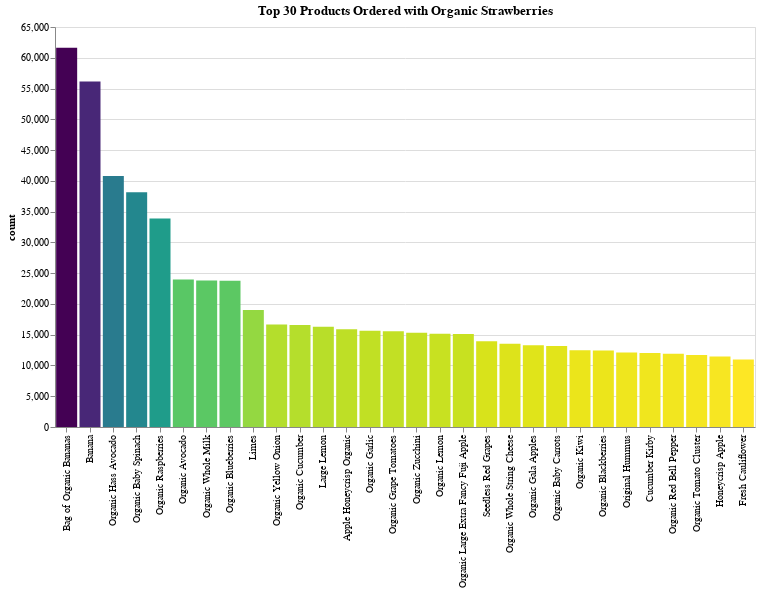

Notebook code cell kept with this figure:
### Code cell
chart_title = "Top 30 Products Ordered with Organic Strawberries"
x_label = "index:O"
y_label = 'count:Q'
pct_of_orders = 'pct_orders:Q'
product_num = 'product_num:O'

alt.Chart(top_items_org_strawb_df).mark_bar().encode(
    alt.X(x_label, bin=False, sort=org_straw_order_list, title=""),
    alt.Y(y_label),
#     alt.ColorValue('darkorange'),
#     color = alt.Color('order_hour_of_day', alt.ColorValue("blue")),
#     color='orange',
    color = alt.Color(y_label, legend=None, sort="descending", scale=alt.Scale(scheme='viridis')),
    tooltip=[alt.Tooltip(x_label, title="Item"), alt.Tooltip(y_label), alt.Tooltip(pct_of_orders), alt.Tooltip(product_num)]
    ).properties(title=chart_title, width=700, height=400)

### Figure 1 — Vega-Lite specification as saved in the notebook (floating-point values rounded to 4 significant figures)
{"$schema": "https://vega.github.io/schema/vega-lite/v2.6.0.json", "config": {"background": "white", "view": {"height": 300, "width": 400}}, "data": {"name": "data-591a8602ad6fe89a7c7cbaa89b19a016"}, "datasets": {"data-591a8602ad6fe89a7c7cbaa89b19a016": [{"count": 61628, "index": "Bag of Organic Bananas", "pct_orders": 23.28, "product_num": 13176}, {"count": 56156, "index": "Banana", "pct_orders": 21.22, "product_num": 24852}, {"count": 40794, "index": "Organic Hass Avocado", "pct_orders": 15.41, "product_num": 47209}, {"count": 38134, "index": "Organic Baby Spinach", "pct_orders": 14.41, "product_num": 21903}, {"count": 33863, "index": "Organic Raspberries", "pct_orders": 12.79, "product_num": 27966}, {"count": 23984, "index": "Organic Avocado", "pct_orders": 9.06, "product_num": 47766}, {"count": 23813, "index": "Organic Whole Milk", "pct_orders": 9, "product_num": 27845}, {"count": 23756, "index": "Organic Blueberries", "pct_orders": 8.98, "product_num": 39275}, {"count": 18999, "index": "Limes", "pct_orders": 7.18, "product_num": 26209}, {"count": 16651, "index": "Organic Yellow Onion", "pct_orders": 6.29, "product_num": 22935}, {"count": 16555, "index": "Organic Cucumber", "pct_orders": 6.25, "product_num": 30391}, {"count": 16305, "index": "Large Lemon", "pct_orders": 6.16, "product_num": 47626}, {"count": 15870, "index": "Apple Honeycrisp Organic", "pct_orders": 6, "product_num": 8277}, {"count": 15627, "index": "Organic Garlic", "pct_orders": 5.9, "product_num": 24964}, {"count": 15573, "index": "Organic Grape Tomatoes", "pct_orders": 5.88, "product_num": 40706}, {"count": 15320, "index": "Organic Zucchini", "pct_orders": 5.79, "product_num": 45007}, {"count": 15152, "index": "Organic Lemon", "pct_orders": 5.72, "product_num": 5876}, {"count": 15113, "index": "Organic Large Extra Fancy Fuji Apple", "pct_orders": 5.71, "product_num": 19057}, {"count": 13935, "index": "Seedless Red Grapes", "pct_orders": 5.26, "product_num": 4920}, {"count": 13513, "index": "Organic Whole String Cheese", "pct_orders": 5.11, "product_num": 22035}, {"count": 13298, "index": "Organic Gala Apples", "pct_orders": 5.02, "product_num": 37646}, {"count": 13156, "index": "Organic Baby Carrots", "pct_orders": 4.97, "product_num": 42265}, {"count": 12486, "index": "Organic Kiwi", "pct_orders": 4.72, "product_num": 39928}, {"count": 12444, "index": "Organic Blackberries", "pct_orders": 4.7, "product_num": 26604}, {"count": 12124, "index": "Original Hummus", "pct_orders": 4.58, "product_num": 30489}, {"count": 12045, "index": "Cucumber Kirby", "pct_orders": 4.55, "product_num": 49683}, {"count": 11913, "index": "Organic Red Bell Pepper", "pct_orders": 4.5, "product_num": 10749}, {"count": 11680, "index": "Organic Tomato Cluster", "pct_orders": 4.41, "product_num": 41950}, {"count": 11465, "index": "Honeycrisp Apple", "pct_orders": 4.33, "product_num": 45066}, {"count": 10976, "index": "Fresh Cauliflower", "pct_orders": 4.15, "product_num": 27104}]}, "encoding": {"color": {"field": "count", "legend": null, "scale": {"scheme": "viridis"}, "sort": "descending", "type": "quantitative"}, "tooltip": [{"field": "index", "title": "Item", "type": "ordinal"}, {"field": "count", "type": "quantitative"}, {"field": "pct_orders", "type": "quantitative"}, {"field": "product_num", "type": "ordinal"}], "x": {"bin": false, "field": "index", "sort": ["Bag of Organic Bananas", "Banana", "Organic Hass Avocado", "Organic Baby Spinach", "Organic Raspberries", "Organic Avocado", "Organic Whole Milk", "Organic Blueberries", "Limes", "Organic Yellow Onion", "Organic Cucumber", "Large Lemon", "Apple Honeycrisp Organic", "Organic Garlic", "Organic Grape Tomatoes", "Organic Zucchini", "Organic Lemon", "Organic Large Extra Fancy Fuji Apple", "Seedless Red Grapes", "Organic Whole String Cheese", "Organic Gala Apples", "Organic Baby Carrots", "Organic Kiwi", "Organic Blackberries", "Original Hummus", "Cucumber Kirby", "Organic Red Bell Pepper", "Organic Tomato Cluster", "Honeycrisp Apple", "Fresh Cauliflower"], "title": "", "type": "ordinal"}, "y": {"field": "count", "type": "quantitative"}}, "height": 400, "mark": "bar", "title": "Top 30 Products Ordered with Organic Strawberries", "width": 700}
